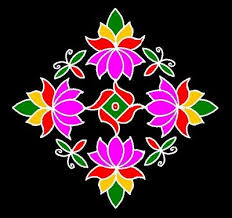
#> input picture assets/kolam4.jpg, 232 x 218 px
$ python debug_dots.py
#> lines starting #> are read from the running program, lines starting #| are printed output that depends on the picture; after the words box and inside, x2 and y2 are one past the last pixel; in counts of white or black regions, pixels touching at a corner belong together; long printed decimals are rounded
### core/vision.py
import cv2
import numpy as np

class MugguVision:
    def __init__(self, image_path):
#> called with image_path = 'assets/kolam4.jpg'
        self.image = cv2.imread(image_path)
#> self.image is the input picture: shape (218, 232, 3); mean B, G, R 40.1, 33.2, 55.3
        if self.image is None:
            raise ValueError(f"Could not open image at {image_path}")
        # Convert to HSV for better color/brightness separation
        self.hsv = cv2.cvtColor(self.image, cv2.COLOR_BGR2HSV)
#> self.hsv: shape (218, 232, 3); mean H, S, V 33.4, 61.9, 59.9
        self.gray = cv2.cvtColor(self.image, cv2.COLOR_BGR2GRAY)
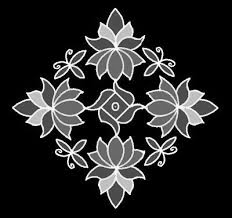
#> self.gray: shape (218, 232); min 0, max 255, mean 40.6

    # [228 lines left out: functions identify_chukkalu, get_skeleton, _skeletonize_morphological, verify_sikku_topology, classify_style, extract_color_palette and 2 more, not called in this run]

    def get_edges(self):
        return self.get_skeleton()

### debug_dots.py

import cv2
import numpy as np
from core.vision import MugguVision

def debug_dots(image_path):
    print(f"Debugging {image_path}...")
    vision = MugguVision(image_path)

    v_channel = vision.hsv[:, :, 2]
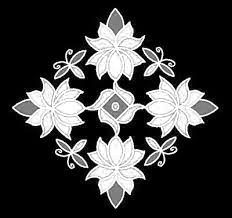
#> v_channel: shape (218, 232); min 0, max 255, mean 59.9
    print(f"Max V: {np.max(v_channel)}")
#| Max V: 255
    print(f"Mean V: {np.mean(v_channel)}")
#| Mean V: 59.933

    # Test current logic
    _, mask = cv2.threshold(v_channel, 200, 255, cv2.THRESH_BINARY)
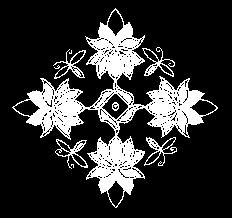
#> mask: shape (218, 232); 19.4% white; 9 white regions (3 under 20 px), largest, box (x1, y1, x2, y2) and area: (12, 8, 218, 208) 8799, (142, 47, 175, 77) 250, (144, 137, 177, 166) 250, (55, 139, 88, 169) 245, (53, 49, 86, 79) 226, (112, 102, 119, 111) 38

    kernel = cv2.getStructuringElement(cv2.MORPH_ELLIPSE, (5, 5))
    mask_open = cv2.morphologyEx(mask, cv2.MORPH_OPEN, kernel)
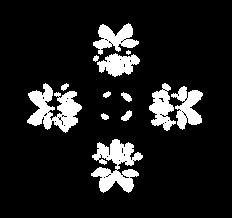
#> mask_open: shape (218, 232); 11.9% white; 13 white regions (1 under 20 px)

    contours, _ = cv2.findContours(mask_open, cv2.RETR_EXTERNAL, cv2.CHAIN_APPROX_SIMPLE)
#> contours = 13 contours, 2 with area under 20; largest, box (x1, y1, x2, y2) and area: (91, 139, 143, 193) 1333, (27, 83, 82, 133) 1296, (171, 86, 203, 130) 680, (93, 23, 139, 55) 670, (149, 83, 176, 131) 630
    print(f"Contours found: {len(contours)}")
#| Contours found: 13

    for i, cnt in enumerate(contours):
        area = cv2.contourArea(cnt)
        if i < 10: # Print first 10
            print(f"Cnt {i} Area: {area}")
#> this loop made 13 passes
#> area on passes 1, 2, 3, 4, 5, 6, 7, 8, 9, 11, 13: 1333, 27.5, 56, 49, 26, 680.5, 630, 28, 1296, 572.5, 670
#| Cnt 0 Area: 1333.0
#| Cnt 1 Area: 27.5
#| Cnt 2 Area: 56.0
#| Cnt 3 Area: 49.0
#| Cnt 4 Area: 26.0
#| Cnt 5 Area: 680.5
#| Cnt 6 Area: 630.0
#| Cnt 7 Area: 28.0
#> (further printed lines are left out)

    # Check if adaptive thresholding helps
    print("\nTesting Adaptive Thresholding for Dots:")
    gray = vision.gray
    # Inverted because we want bright dots (which become 'foreground' in adaptive if we treat them right)
    # Actually adaptive thresholding usually finds dark edges or creates local binary.
    # For bright dots on dark bg:
    binary_adaptive = cv2.adaptiveThreshold(gray, 255, cv2.ADAPTIVE_THRESH_GAUSSIAN_C, cv2.THRESH_BINARY, 21, -5)
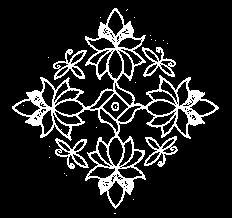
#> binary_adaptive: shape (218, 232); 13.5% white in thin lines or dots, all inside (x1, y1, x2, y2) = (12, 8, 219, 214)
    # -5 C constant helps pick out bright glowing spots? Or just standard threshold.

    # Or just a lower global threshold?
    _, mask_low = cv2.threshold(v_channel, 150, 255, cv2.THRESH_BINARY)
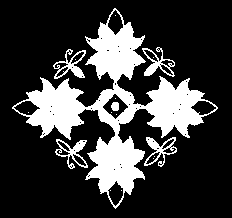
#> mask_low: shape (218, 232); 22.9% white; 17 white regions (11 under 20 px), largest, box (x1, y1, x2, y2) and area: (12, 8, 218, 209) 10139, (144, 137, 177, 167) 344, (53, 49, 86, 79) 343, (55, 139, 88, 169) 338, (142, 47, 175, 77) 332, (111, 102, 119, 111) 62
    print(f"Contours at Threshold=150: {len(cv2.findContours(mask_low, cv2.RETR_EXTERNAL, cv2.CHAIN_APPROX_SIMPLE)[0])}")
#| Contours at Threshold=150: 5


if __name__ == "__main__":
    debug_dots("assets/kolam4.jpg")

$ run again, with assets/kolam1.JPG copied over assets/kolam4.jpg
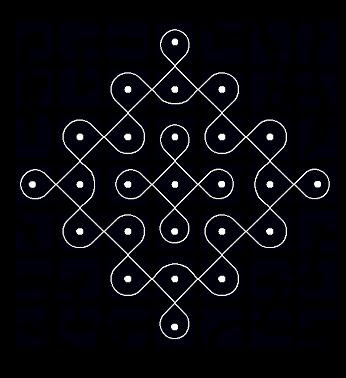
#> input picture assets/kolam1.JPG, 346 x 378 px
#> in __init__, self.image is the input picture: shape (378, 346, 3); mean B, G, R 14.7, 9.6, 9.8
#> self.hsv: shape (378, 346, 3); mean H, S, V 88.5, 161.7, 14.7
#| Max V: 255
#| Mean V: 14.716
#> in debug_dots, `_, mask = cv2.threshold(v_channel, 200, 255, cv2.THRESH_BINARY)`:
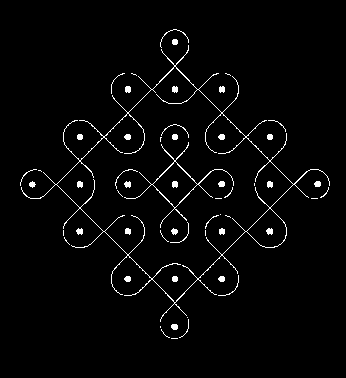
#> mask: shape (378, 346); 2.6% white in thin lines or dots, all inside (x1, y1, x2, y2) = (20, 29, 330, 339)
#> mask_open: shape (378, 346); 0.53% white; 25 white regions
#> contours = 25 contours, 21 with area under 20; largest, box (x1, y1, x2, y2) and area: (171, 324, 178, 330) 22, (125, 86, 131, 93) 22, (29, 181, 35, 188) 21, (172, 86, 178, 93) 21
#| Contours found: 25
#> the loop in debug_dots, `for i, cnt in enumerate(contours):` made 25 passes
#> area on passes 1, 16, 23, 24: 22.5, 21, 21, 22.5
#> (printed output is left out)
#> binary_adaptive: shape (378, 346); 4.5% white in thin lines or dots, all inside (x1, y1, x2, y2) = (16, 24, 330, 339)
#> in debug_dots, `_, mask_low = cv2.threshold(v_channel, 150, 255, cv2.THRESH_BINARY)`:
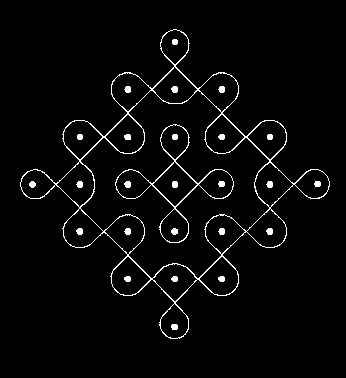
#> mask_low: shape (378, 346); 3.2% white in thin lines or dots, all inside (x1, y1, x2, y2) = (20, 29, 330, 339)
#| Contours at Threshold=150: 1

$ run again, with assets/kolam3.png saved as assets/kolam4.jpg
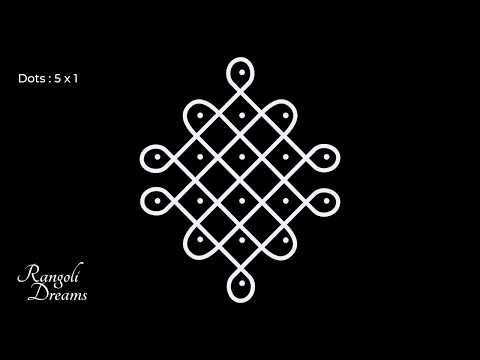
#> input picture assets/kolam3.png, 480 x 360 px
#> in __init__, self.image is the input picture: shape (360, 480, 3); mean B, G, R 13.1, 12.8, 12.9
#> self.hsv: shape (360, 480, 3); mean H, S, V 9.1, 7.5, 13.1
#| Max V: 255
#| Mean V: 13.126
#> in debug_dots, `_, mask = cv2.threshold(v_channel, 200, 255, cv2.THRESH_BINARY)`:
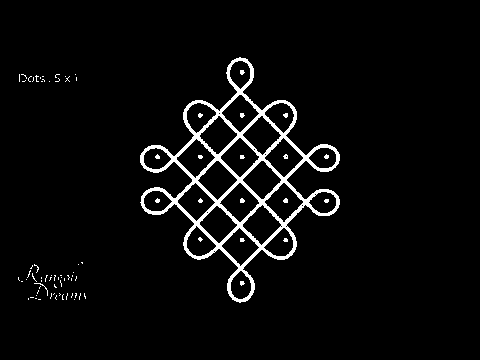
#> mask: shape (360, 480); 4.1% white; 81 white regions (77 under 20 px), largest, box (x1, y1, x2, y2) and area: (140, 57, 340, 303) 6538, (34, 283, 48, 296) 23, (240, 198, 245, 203) 20, (283, 198, 288, 203) 20
#> mask_open: shape (360, 480); 0.4% white; 24 white regions (4 under 20 px)
#> contours = 24 contours, 12 with area under 20; largest, box (x1, y1, x2, y2) and area: (193, 132, 200, 140) 30, (303, 198, 310, 206) 28, (258, 198, 265, 206) 28, (258, 154, 265, 162) 28, (215, 154, 221, 161) 24
#| Contours found: 24
#> the loop in debug_dots, `for i, cnt in enumerate(contours):` made 24 passes
#> area on passes 6, 7, 8, 9, 10, 11, 14, 17: 22.5, 21, 20, 27.5, 27.5, 22.5, 21, 27.5
#> (printed output is left out)
#> binary_adaptive: shape (360, 480); 5.5% white; 135 white regions (102 under 20 px), largest, box (x1, y1, x2, y2) and area: (140, 57, 341, 303) 7972, (17, 264, 49, 301) 236, (40, 274, 64, 289) 116
#> in debug_dots, `_, mask_low = cv2.threshold(v_channel, 150, 255, cv2.THRESH_BINARY)`:
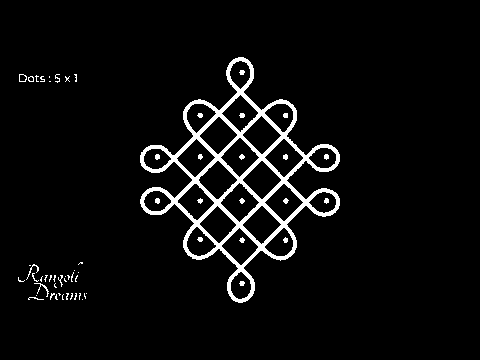
#> mask_low: shape (360, 480); 4.8% white; 60 white regions (35 under 20 px), largest, box (x1, y1, x2, y2) and area: (140, 57, 340, 303) 7377, (34, 283, 49, 297) 44, (26, 264, 39, 280) 38
#| Contours at Threshold=150: 42
